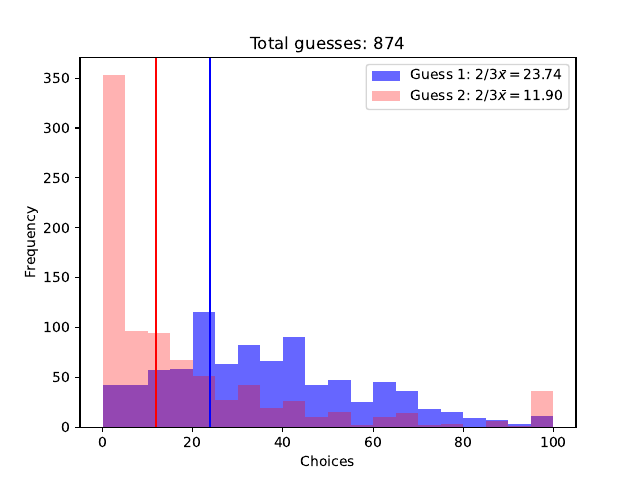

The Python source for this figure:
import pandas as pd
import matplotlib.pyplot as plt

df = pd.read_csv("../data.csv")


plt.figure()

two_thirds_mean_first_guess = 2 * df["Guess 1"].mean() / 3
two_thirds_mean_second_guess = 2 * df["Guess 2"].mean() / 3

plt.hist(
    df["Guess 1"], 
    bins=20, 
    alpha=.6, 
    label=f"Guess 1: $2/3\\bar x = {two_thirds_mean_first_guess:.02f}$", 
    color="blue",
)
plt.axvline(two_thirds_mean_first_guess, color="blue")

plt.hist(
    df["Guess 2"], 
    bins=20, 
    alpha=.3, 
    label=f"Guess 2: $2/3\\bar x = {two_thirds_mean_second_guess:.02f}$", 
    color="red",
)
plt.axvline(two_thirds_mean_second_guess, color="red")
plt.legend()

plt.title(f"Total guesses: {len(df.index)}")
plt.xlabel("Choices")
plt.ylabel("Frequency")

plt.savefig("main.pdf")
